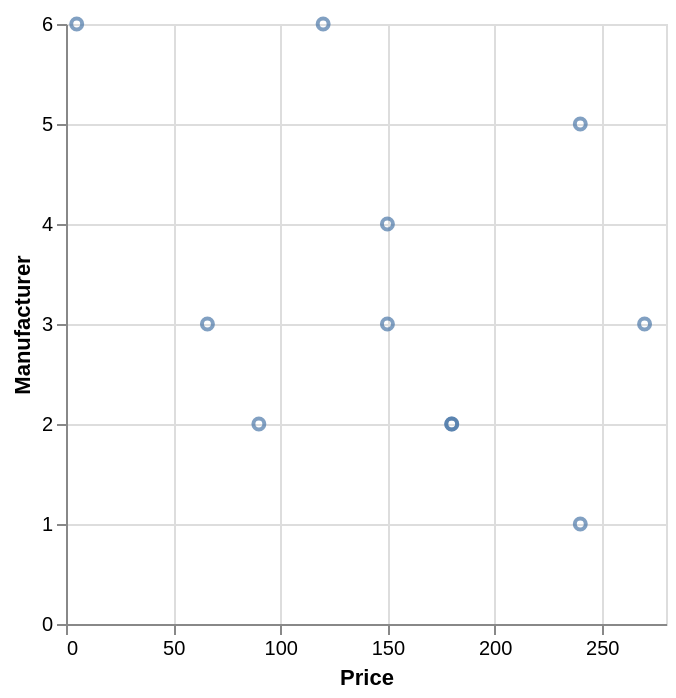

Here is the Vega-Lite specification saved for this chart:
### Vega-Lite specification from a JSON file in a GitHub repository (floating-point values rounded to 4 significant figures)
{"data": {"values": [{"x_data": 240, "y_data": 5}, {"x_data": 120, "y_data": 6}, {"x_data": 150, "y_data": 4}, {"x_data": 5, "y_data": 6}, {"x_data": 240, "y_data": 1}, {"x_data": 180, "y_data": 2}, {"x_data": 90, "y_data": 2}, {"x_data": 270, "y_data": 3}, {"x_data": 66, "y_data": 3}, {"x_data": 180, "y_data": 2}, {"x_data": 150, "y_data": 3}]}, "mark": "point", "encoding": {"x": {"field": "x_data", "type": "quantitative", "title": "Price"}, "y": {"field": "y_data", "type": "quantitative", "title": "Manufacturer"}}}
